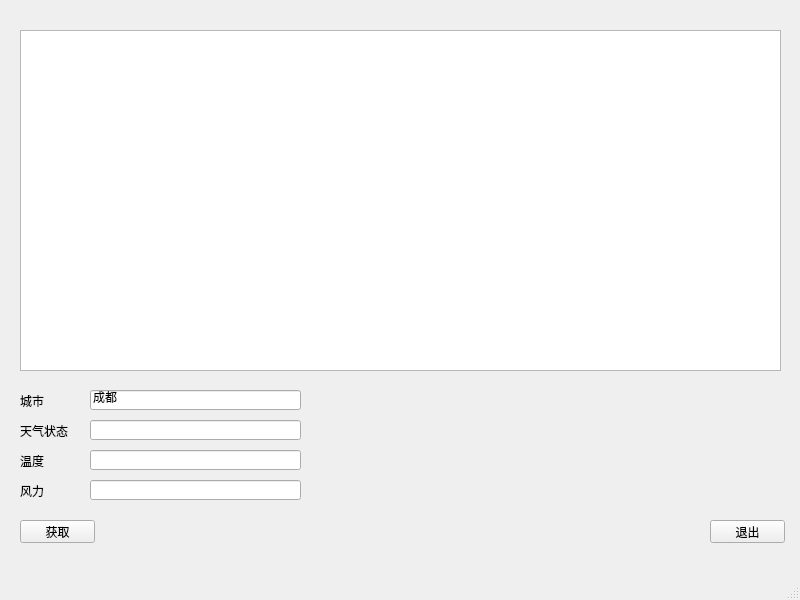
<?xml version="1.0" encoding="UTF-8"?>
<ui version="4.0">
 <class>MainWindow</class>
 <widget class="QMainWindow" name="MainWindow">
  <property name="geometry">
   <rect>
    <x>0</x>
    <y>0</y>
    <width>800</width>
    <height>600</height>
   </rect>
  </property>
  <property name="windowTitle">
   <string>MainWindow</string>
  </property>
  <widget class="QWidget" name="centralwidget">
   <widget class="QPushButton" name="getButton">
    <property name="geometry">
     <rect>
      <x>20</x>
      <y>520</y>
      <width>75</width>
      <height>23</height>
     </rect>
    </property>
    <property name="text">
     <string>获取</string>
    </property>
   </widget>
   <widget class="QPushButton" name="exitButton">
    <property name="geometry">
     <rect>
      <x>710</x>
      <y>520</y>
      <width>75</width>
      <height>23</height>
     </rect>
    </property>
    <property name="text">
     <string>退出</string>
    </property>
   </widget>
   <widget class="QTextEdit" name="resultEdit">
    <property name="geometry">
     <rect>
      <x>20</x>
      <y>30</y>
      <width>761</width>
      <height>341</height>
     </rect>
    </property>
   </widget>
   <widget class="QLabel" name="label">
    <property name="geometry">
     <rect>
      <x>20</x>
      <y>390</y>
      <width>54</width>
      <height>21</height>
     </rect>
    </property>
    <property name="text">
     <string>城市</string>
    </property>
   </widget>
   <widget class="QLineEdit" name="city">
    <property name="geometry">
     <rect>
      <x>90</x>
      <y>390</y>
      <width>211</width>
      <height>20</height>
     </rect>
    </property>
    <property name="text">
     <string>成都</string>
    </property>
   </widget>
   <widget class="QLabel" name="label_2">
    <property name="geometry">
     <rect>
      <x>20</x>
      <y>420</y>
      <width>54</width>
      <height>21</height>
     </rect>
    </property>
    <property name="text">
     <string>天气状态</string>
    </property>
   </widget>
   <widget class="QLineEdit" name="type">
    <property name="geometry">
     <rect>
      <x>90</x>
      <y>420</y>
      <width>211</width>
      <height>20</height>
     </rect>
    </property>
   </widget>
   <widget class="QLabel" name="label_3">
    <property name="geometry">
     <rect>
      <x>20</x>
      <y>450</y>
      <width>54</width>
      <height>21</height>
     </rect>
    </property>
    <property name="text">
     <string>温度</string>
    </property>
   </widget>
   <widget class="QLineEdit" name="wendu">
    <property name="geometry">
     <rect>
      <x>90</x>
      <y>450</y>
      <width>211</width>
      <height>20</height>
     </rect>
    </property>
   </widget>
   <widget class="QLabel" name="label_4">
    <property name="geometry">
     <rect>
      <x>20</x>
      <y>480</y>
      <width>54</width>
      <height>21</height>
     </rect>
    </property>
    <property name="text">
     <string>风力</string>
    </property>
   </widget>
   <widget class="QLineEdit" name="fengli">
    <property name="geometry">
     <rect>
      <x>90</x>
      <y>480</y>
      <width>211</width>
      <height>20</height>
     </rect>
    </property>
   </widget>
  </widget>
  <widget class="QMenuBar" name="menubar">
   <property name="geometry">
    <rect>
     <x>0</x>
     <y>0</y>
     <width>800</width>
     <height>22</height>
    </rect>
   </property>
  </widget>
  <widget class="QStatusBar" name="statusbar"/>
 </widget>
 <resources/>
 <connections>
  <connection>
   <sender>getButton</sender>
   <signal>clicked()</signal>
   <receiver>MainWindow</receiver>
   <slot>onGetWeatherButtonClicked()</slot>
   <hints>
    <hint type="sourcelabel">
     <x>76</x>
     <y>542</y>
    </hint>
    <hint type="destinationlabel">
     <x>171</x>
     <y>542</y>
    </hint>
   </hints>
  </connection>
  <connection>
   <sender>exitButton</sender>
   <signal>clicked()</signal>
   <receiver>MainWindow</receiver>
   <slot>close()</slot>
   <hints>
    <hint type="sourcelabel">
     <x>733</x>
     <y>540</y>
    </hint>
    <hint type="destinationlabel">
     <x>649</x>
     <y>543</y>
    </hint>
   </hints>
  </connection>
 </connections>
 <slots>
  <slot>onGetWeatherButtonClicked()</slot>
 </slots>
</ui>
